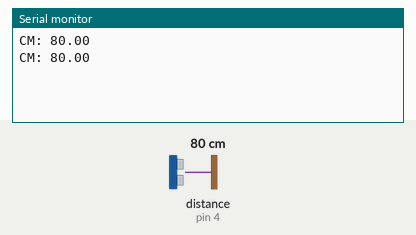
Recording of a sketch running on a simulated Arduino Uno, built with avr-gcc and run on an emulated ATmega328P. Shown: the last lines printed to the serial monitor. Inputs (shaded band) come from the test bench; at power-on: distance to the obstacle (sensor on pin 4) 80 cm. The echo pulse lasts 58.3 µs per cm.

Above: at 1.8 s.
1.9 s: distance to the obstacle (sensor on pin 4) set to 2 cm
At 2.8 s:
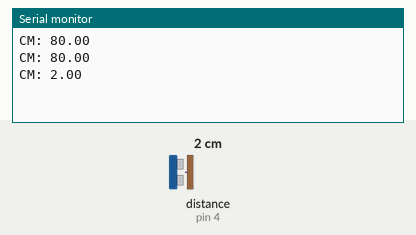
3.4 s: distance to the obstacle (sensor on pin 4) set to 4 cm
At 4.6 s:
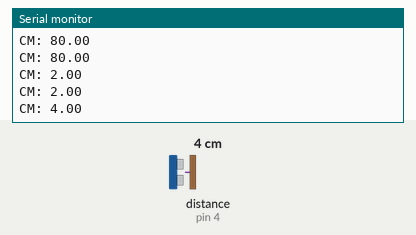
Timing chart, 0 to 6.4 s (numbered marks = the images above; inputs shaded):
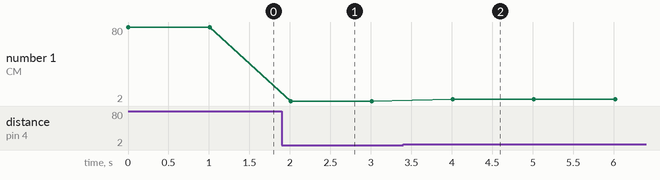

The sketch:

sketch_jun10a.ino
```cpp
#include <Ultrasonic.h>
#define TRIGGER_PIN 3
#define ECHO_PIN 4

Ultrasonic ultrasonic(TRIGGER_PIN, ECHO_PIN);

void setup() {
Serial.begin(9600);
}
void loop(){
float cmMsec;
cmMsec = ultrasonic.read(CM); // 計算距離，單位: 公分
Serial.print("CM: ");
Serial.println(cmMsec);
delay(1000);
}
```

Measured:
- after the input at 1.9 s, the serial monitor: prints a new line after 0.11 s (image 1)
- after the input at 3.4 s, the serial monitor: prints a new line after 0.61 s (image 2)
- plotted number 1: 80 → 2 after the input at 1.9 s, 2 → 4 after the input at 3.4 s
